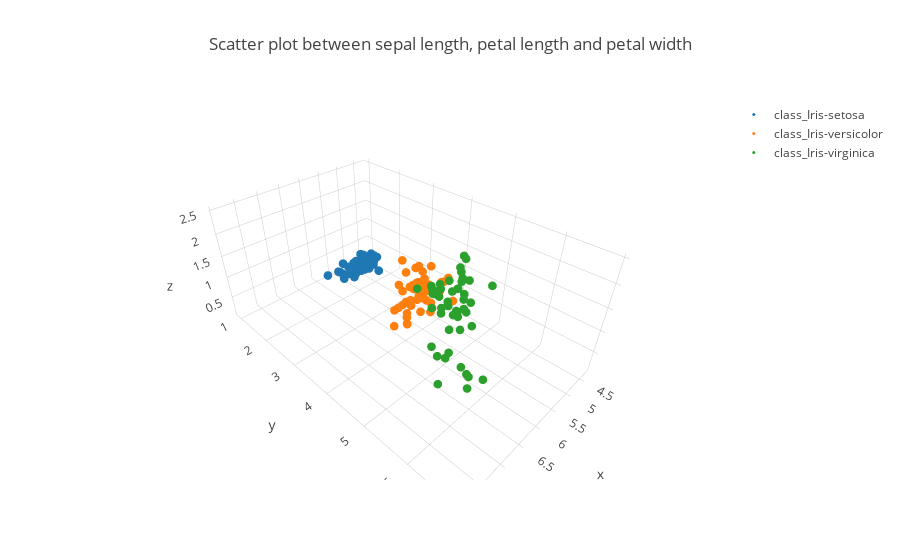

Notebook source saved alongside this figure:
### Code cell
data = []
for i in ['Iris-setosa', 'Iris-versicolor', 'Iris-virginica']:
    trace = go.Scatter3d(x = iris[iris["target"] == i].iloc[:, 0],
                         y = iris[iris["target"] == i].iloc[:, 2],
                         z = iris[iris["target"] == i].iloc[:, 3],
                         mode = 'markers',
                         name = "class_{}".format(i),
                         marker = dict(size = 3))
    data.append(trace)
    layout=dict(
        title='Scatter plot between sepal length, petal length and petal width'
    )
figure = dict(data=data, layout = layout)
iplot(figure)

### Figure 1 — Plotly figure (JSON) as saved in the notebook; plotly's stock layout.template omitted (floating-point values rounded to 4 significant figures)
{"data": [{"marker": {"size": 3}, "mode": "markers", "name": "class_Iris-setosa", "type": "scatter3d", "uid": "1e56fab9-e394-4999-90ce-cbb1062433b3", "x": [5.1, 4.9, 4.7, 4.6, 5, 5.4, 4.6, 5, 4.4, 4.9, 5.4, 4.8, 4.8, 4.3, 5.8, 5.7, 5.4, 5.1, 5.7, 5.1, 5.4, 5.1, 4.6, 5.1, 4.8, 5, 5, 5.2, 5.2, 4.7, 4.8, 5.4, 5.2, 5.5, 4.9, 5, 5.5, 4.9, 4.4, 5.1, 5, 4.5, 4.4, 5, 5.1, 4.8, 5.1, 4.6, 5.3, 5], "y": [1.4, 1.4, 1.3, 1.5, 1.4, 1.7, 1.4, 1.5, 1.4, 1.5, 1.5, 1.6, 1.4, 1.1, 1.2, 1.5, 1.3, 1.4, 1.7, 1.5, 1.7, 1.5, 1, 1.7, 1.9, 1.6, 1.6, 1.5, 1.4, 1.6, 1.6, 1.5, 1.5, 1.4, 1.5, 1.2, 1.3, 1.5, 1.3, 1.5, 1.3, 1.3, 1.3, 1.6, 1.9, 1.4, 1.6, 1.4, 1.5, 1.4], "z": [0.2, 0.2, 0.2, 0.2, 0.2, 0.4, 0.3, 0.2, 0.2, 0.1, 0.2, 0.2, 0.1, 0.1, 0.2, 0.4, 0.4, 0.3, 0.3, 0.3, 0.2, 0.4, 0.2, 0.5, 0.2, 0.2, 0.4, 0.2, 0.2, 0.2, 0.2, 0.4, 0.1, 0.2, 0.1, 0.2, 0.2, 0.1, 0.2, 0.2, 0.3, 0.3, 0.2, 0.6, 0.4, 0.3, 0.2, 0.2, 0.2, 0.2]}, {"marker": {"size": 3}, "mode": "markers", "name": "class_Iris-versicolor", "type": "scatter3d", "uid": "fc4903e7-7f29-44f6-97b5-b15a30a89285", "x": [7, 6.4, 6.9, 5.5, 6.5, 5.7, 6.3, 4.9, 6.6, 5.2, 5, 5.9, 6, 6.1, 5.6, 6.7, 5.6, 5.8, 6.2, 5.6, 5.9, 6.1, 6.3, 6.1, 6.4, 6.6, 6.8, 6.7, 6, 5.7, 5.5, 5.5, 5.8, 6, 5.4, 6, 6.7, 6.3, 5.6, 5.5, 5.5, 6.1, 5.8, 5, 5.6, 5.7, 5.7, 6.2, 5.1, 5.7], "y": [4.7, 4.5, 4.9, 4, 4.6, 4.5, 4.7, 3.3, 4.6, 3.9, 3.5, 4.2, 4, 4.7, 3.6, 4.4, 4.5, 4.1, 4.5, 3.9, 4.8, 4, 4.9, 4.7, 4.3, 4.4, 4.8, 5, 4.5, 3.5, 3.8, 3.7, 3.9, 5.1, 4.5, 4.5, 4.7, 4.4, 4.1, 4, 4.4, 4.6, 4, 3.3, 4.2, 4.2, 4.2, 4.3, 3, 4.1], "z": [1.4, 1.5, 1.5, 1.3, 1.5, 1.3, 1.6, 1, 1.3, 1.4, 1, 1.5, 1, 1.4, 1.3, 1.4, 1.5, 1, 1.5, 1.1, 1.8, 1.3, 1.5, 1.2, 1.3, 1.4, 1.4, 1.7, 1.5, 1, 1.1, 1, 1.2, 1.6, 1.5, 1.6, 1.5, 1.3, 1.3, 1.3, 1.2, 1.4, 1.2, 1, 1.3, 1.2, 1.3, 1.3, 1.1, 1.3]}, {"marker": {"size": 3}, "mode": "markers", "name": "class_Iris-virginica", "type": "scatter3d", "uid": "c301ab4f-f3d8-46d8-94c4-18b315aac392", "x": [6.3, 5.8, 7.1, 6.3, 6.5, 7.6, 4.9, 7.3, 6.7, 7.2, 6.5, 6.4, 6.8, 5.7, 5.8, 6.4, 6.5, 7.7, 7.7, 6, 6.9, 5.6, 7.7, 6.3, 6.7, 7.2, 6.2, 6.1, 6.4, 7.2, 7.4, 7.9, 6.4, 6.3, 6.1, 7.7, 6.3, 6.4, 6, 6.9, 6.7, 6.9, 5.8, 6.8, 6.7, 6.7, 6.3, 6.5, 6.2, 5.9], "y": [6, 5.1, 5.9, 5.6, 5.8, 6.6, 4.5, 6.3, 5.8, 6.1, 5.1, 5.3, 5.5, 5, 5.1, 5.3, 5.5, 6.7, 6.9, 5, 5.7, 4.9, 6.7, 4.9, 5.7, 6, 4.8, 4.9, 5.6, 5.8, 6.1, 6.4, 5.6, 5.1, 5.6, 6.1, 5.6, 5.5, 4.8, 5.4, 5.6, 5.1, 5.1, 5.9, 5.7, 5.2, 5, 5.2, 5.4, 5.1], "z": [2.5, 1.9, 2.1, 1.8, 2.2, 2.1, 1.7, 1.8, 1.8, 2.5, 2, 1.9, 2.1, 2, 2.4, 2.3, 1.8, 2.2, 2.3, 1.5, 2.3, 2, 2, 1.8, 2.1, 1.8, 1.8, 1.8, 2.1, 1.6, 1.9, 2, 2.2, 1.5, 1.4, 2.3, 2.4, 1.8, 1.8, 2.1, 2.4, 2.3, 1.9, 2.3, 2.5, 2.3, 1.9, 2, 2.3, 1.8]}], "layout": {"title": {"text": "Scatter plot between sepal length, petal length and petal width"}}}
